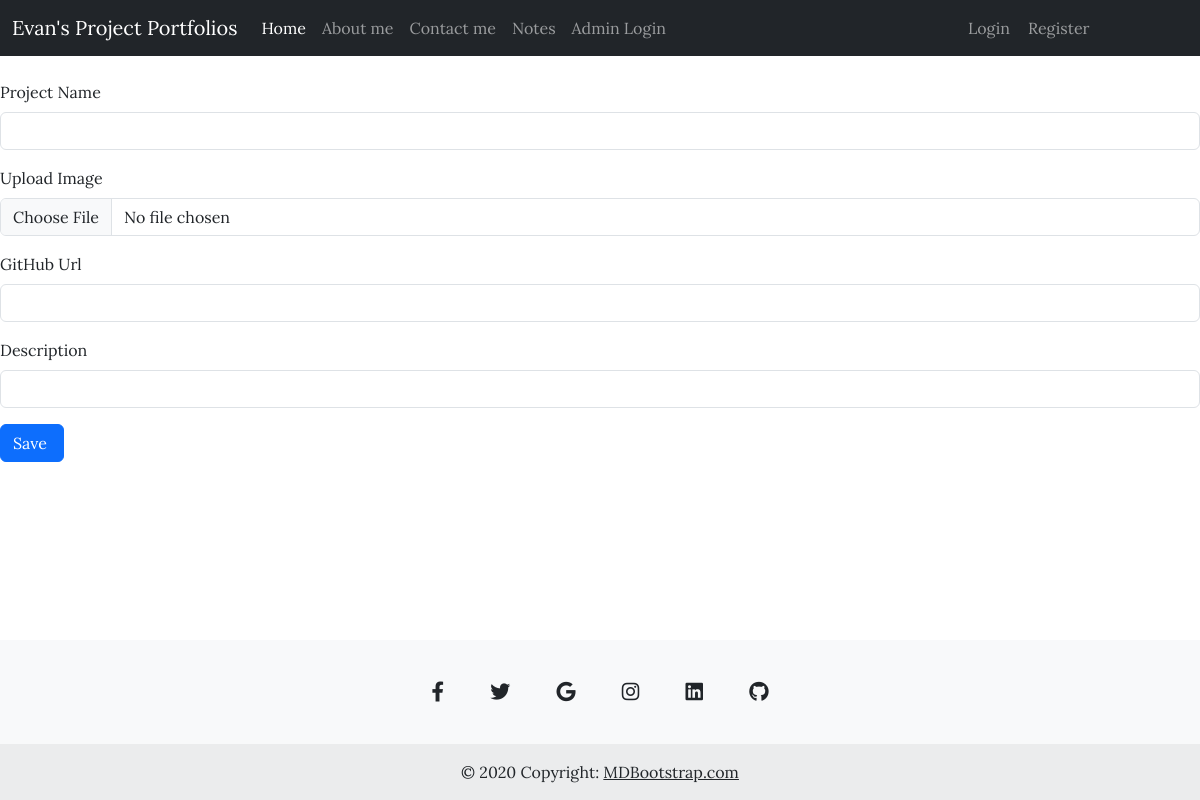
The page /edit_project/5 on the database as committed earlier.
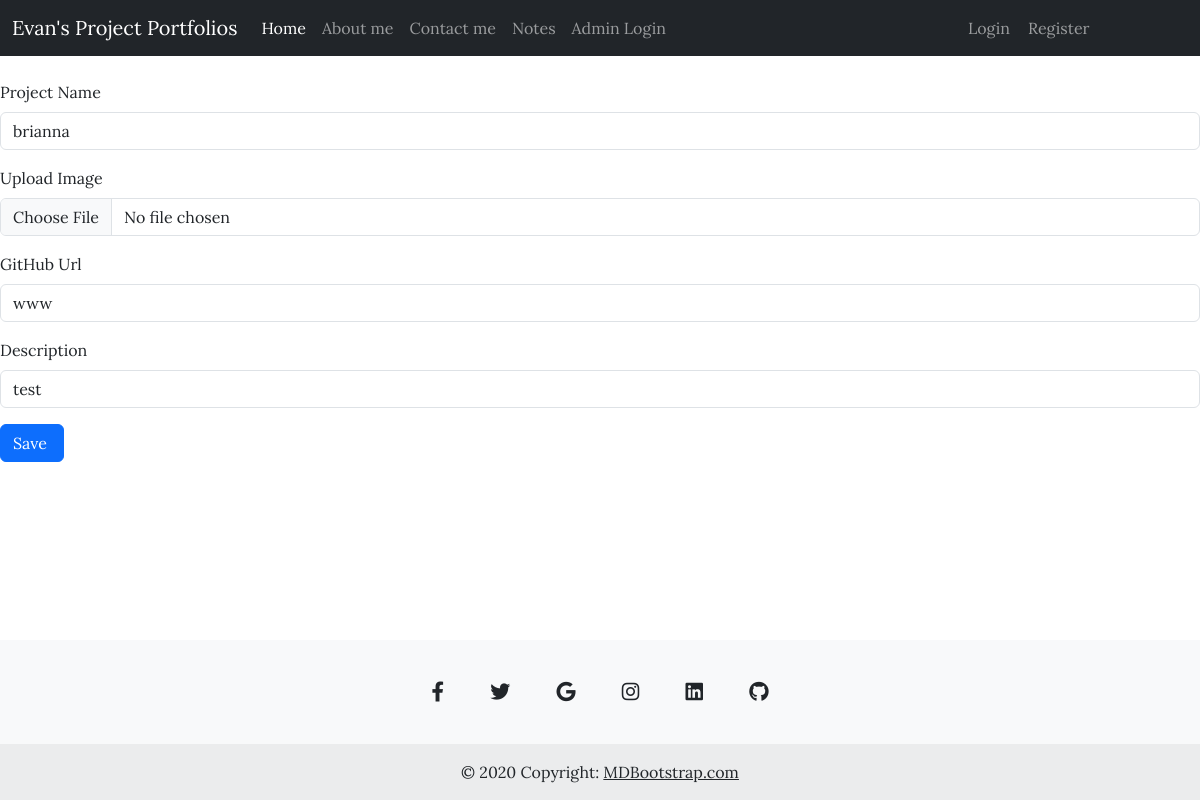
The same page on the database as committed later.
### application/home/models.py (models this page shows)
class Projects(db.Model):
    __tablename__ = "projects"
    id:Mapped[int] = mapped_column(Integer, primary_key= True)
    project_name:Mapped[str] = mapped_column(String(120), nullable= False)
    image:Mapped[str] = mapped_column(String(120), nullable= False)
    url:Mapped[str] = mapped_column(String(120), nullable= False)
    description:Mapped[str] = mapped_column(String(120), nullable= False)
    user_id:Mapped[int] = mapped_column(ForeignKey("users.id", name= 'fk_projects_user_id'), nullable=True)
    users:Mapped['Users'] = relationship(back_populates='projects')

### application/projects/routes.py (the view, shortened to what this page needs)
@projects_bp.route('/edit_project/<int:project_id>', methods=['GET', 'POST'])
def edit_project(project_id):
    project_to_edit = db.session.execute(db.select(Projects).where(Projects.id == project_id)).scalar()
    form = EditProject(obj=project_to_edit)
    return render_template('edit.html', form=form)

### application/projects/forms.py
class EditProject(FlaskForm):
    project_name = StringField('Project Name ')
    image = FileField("Upload Image", validators=[FileRequired()], render_kw={"class": "mb-3 mt-3"})
    url = StringField('GitHub Url ')
    description = StringField('Description ')
    save = SubmitField('Save ')

### application/projects/templates/edit.html (shortened to what this page needs)
{% extends 'base.html' %} {% from 'bootstrap5/form.html' import render_form %}
{% block content %}
{{ render_form(form, enctype="multipart/form-data") }}
{% endblock %}

Rows that differ between the two databases and show on the page:
added Projects: project_name "brianna", url "www", description "test"
